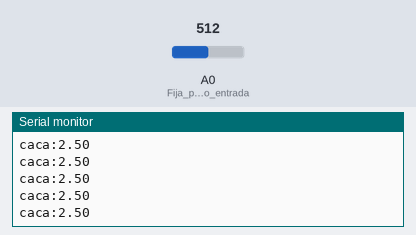
Bench run of a sketch on a simulated Arduino Uno, built with avr-gcc and run on an emulated ATmega328P. Parts: the last lines printed to the serial monitor. The test bench sets the inputs (shaded band); at power-on: A0 (Fija_pin_A0_como_entrada) = 512.

Above: at 1.2 s.
1.3 s: A0 (Fija_pin_A0_como_entrada) set to 428
At 1.33 s:
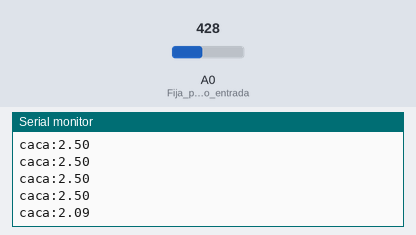
4.3 s: A0 (Fija_pin_A0_como_entrada) set to 403
At 4.36 s:
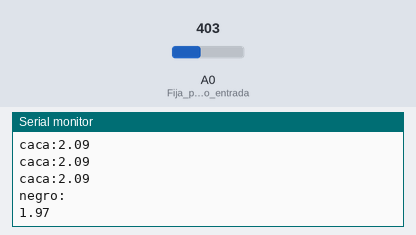

Measured:
- the behaviour switches between 410 and 409 on A0 (Fija_pin_A0_como_entrada) (found by bisection; images 1 and 2)
- after the input at 1.3 s, the serial monitor: prints a new line at once (image 1)
- after the input at 4.3 s, the serial monitor: prints a new line after 0.05 s (image 2)

The sketch:

arduino_read.ino
```cpp
// Código para leer señal de sensores de luz reflectivos

const int negro = 2;
const int blanco = 4;
void setup() {
  // put your setup code here, to run once:
  pinMode(A0, INPUT);  // Fija pin A0 como entrada
  Serial.begin(9600);  // inicializa comunicación serial entre placa y compu a 9600 bits por seg:
}

void loop() {
  // put your main code here, to run repeatedly:
  float sensor_color = analogRead(A0);  // Lee entrada de sensor
  float voltaje = sensor_color*5/1023;  // convierte valor de 10 bits a voltaje
  if (voltaje >= blanco){
    Serial.print("blanco: ");  // escribe valor en puerto serial (consola)
    Serial.println(voltaje);  // escribe valor en puerto serial (consola)
  }
  else if (voltaje < negro){
    Serial.println("negro: ");  // escribe valor en puerto serial (consola)
    Serial.println(voltaje);  // escribe valor en puerto serial (consola)
  }
  else Serial.print("caca:");  // escribe valor en puerto serial (consola)
  Serial.println(voltaje);  // escribe valor en puerto serial (consola)
  delay(50);               // esperar unos 200 miliseg
}
```
